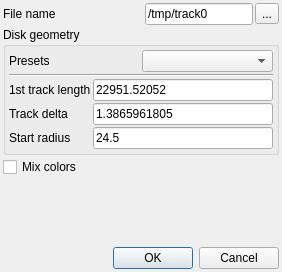
<?xml version="1.0" encoding="UTF-8"?>
<ui version="4.0">
 <class>CreateTrackDialog</class>
 <widget class="QDialog" name="CreateTrackDialog">
  <property name="geometry">
   <rect>
    <x>0</x>
    <y>0</y>
    <width>282</width>
    <height>272</height>
   </rect>
  </property>
  <property name="windowTitle">
   <string>Create audio track</string>
  </property>
  <layout class="QVBoxLayout">
   <property name="spacing">
    <number>2</number>
   </property>
   <property name="leftMargin">
    <number>3</number>
   </property>
   <property name="topMargin">
    <number>3</number>
   </property>
   <property name="rightMargin">
    <number>3</number>
   </property>
   <property name="bottomMargin">
    <number>3</number>
   </property>
   <item>
    <layout class="QGridLayout">
     <property name="spacing">
      <number>2</number>
     </property>
     <item row="0" column="0">
      <widget class="QLabel" name="label_2">
       <property name="text">
        <string>File name</string>
       </property>
      </widget>
     </item>
     <item row="0" column="1">
      <spacer>
       <property name="orientation">
        <enum>Qt::Horizontal</enum>
       </property>
       <property name="sizeHint" stdset="0">
        <size>
         <width>40</width>
         <height>20</height>
        </size>
       </property>
      </spacer>
     </item>
     <item row="0" column="2">
      <widget class="QLineEdit" name="leFileName">
       <property name="text">
        <string>/tmp/track0</string>
       </property>
      </widget>
     </item>
     <item row="0" column="3">
      <widget class="QToolButton" name="tbBrowse">
       <property name="text">
        <string>...</string>
       </property>
      </widget>
     </item>
    </layout>
   </item>
   <item>
    <widget class="QGroupBox" name="groupBox">
     <property name="title">
      <string>Disk geometry</string>
     </property>
     <property name="flat">
      <bool>false</bool>
     </property>
     <layout class="QVBoxLayout">
      <property name="spacing">
       <number>2</number>
      </property>
      <property name="leftMargin">
       <number>3</number>
      </property>
      <property name="topMargin">
       <number>3</number>
      </property>
      <property name="rightMargin">
       <number>3</number>
      </property>
      <property name="bottomMargin">
       <number>3</number>
      </property>
      <item>
       <layout class="QHBoxLayout">
        <item>
         <widget class="QLabel" name="label_6">
          <property name="text">
           <string>Presets</string>
          </property>
         </widget>
        </item>
        <item>
         <widget class="QComboBox" name="cbPresets">
          <property name="sizePolicy">
           <sizepolicy hsizetype="Preferred" vsizetype="Fixed">
            <horstretch>0</horstretch>
            <verstretch>0</verstretch>
           </sizepolicy>
          </property>
         </widget>
        </item>
       </layout>
      </item>
      <item>
       <widget class="Line" name="line">
        <property name="orientation">
         <enum>Qt::Horizontal</enum>
        </property>
       </widget>
      </item>
      <item>
       <layout class="QGridLayout">
        <property name="spacing">
         <number>2</number>
        </property>
        <item row="0" column="0">
         <widget class="QLabel" name="label_3">
          <property name="text">
           <string>1st track length</string>
          </property>
         </widget>
        </item>
        <item row="0" column="1">
         <widget class="QLineEdit" name="leTr0">
          <property name="text">
           <string>22951.52052</string>
          </property>
         </widget>
        </item>
        <item row="1" column="0">
         <widget class="QLabel" name="label_4">
          <property name="text">
           <string>Track delta</string>
          </property>
         </widget>
        </item>
        <item row="1" column="1">
         <widget class="QLineEdit" name="leDtr">
          <property name="text">
           <string>1.3865961805</string>
          </property>
         </widget>
        </item>
        <item row="2" column="0">
         <widget class="QLabel" name="label_5">
          <property name="text">
           <string>Start radius</string>
          </property>
         </widget>
        </item>
        <item row="2" column="1">
         <widget class="QLineEdit" name="leR0">
          <property name="text">
           <string>24.5</string>
          </property>
         </widget>
        </item>
       </layout>
      </item>
     </layout>
    </widget>
   </item>
   <item>
    <widget class="QCheckBox" name="cbMixColors">
     <property name="text">
      <string>Mix colors</string>
     </property>
    </widget>
   </item>
   <item>
    <spacer>
     <property name="orientation">
      <enum>Qt::Vertical</enum>
     </property>
     <property name="sizeHint" stdset="0">
      <size>
       <width>20</width>
       <height>40</height>
      </size>
     </property>
    </spacer>
   </item>
   <item>
    <widget class="QDialogButtonBox" name="buttonBox">
     <property name="orientation">
      <enum>Qt::Horizontal</enum>
     </property>
     <property name="standardButtons">
      <set>QDialogButtonBox::Cancel|QDialogButtonBox::Ok</set>
     </property>
    </widget>
   </item>
  </layout>
 </widget>
 <resources/>
 <connections>
  <connection>
   <sender>buttonBox</sender>
   <signal>accepted()</signal>
   <receiver>CreateTrackDialog</receiver>
   <slot>accept()</slot>
   <hints>
    <hint type="sourcelabel">
     <x>248</x>
     <y>254</y>
    </hint>
    <hint type="destinationlabel">
     <x>157</x>
     <y>274</y>
    </hint>
   </hints>
  </connection>
  <connection>
   <sender>buttonBox</sender>
   <signal>rejected()</signal>
   <receiver>CreateTrackDialog</receiver>
   <slot>reject()</slot>
   <hints>
    <hint type="sourcelabel">
     <x>316</x>
     <y>260</y>
    </hint>
    <hint type="destinationlabel">
     <x>286</x>
     <y>274</y>
    </hint>
   </hints>
  </connection>
 </connections>
</ui>
